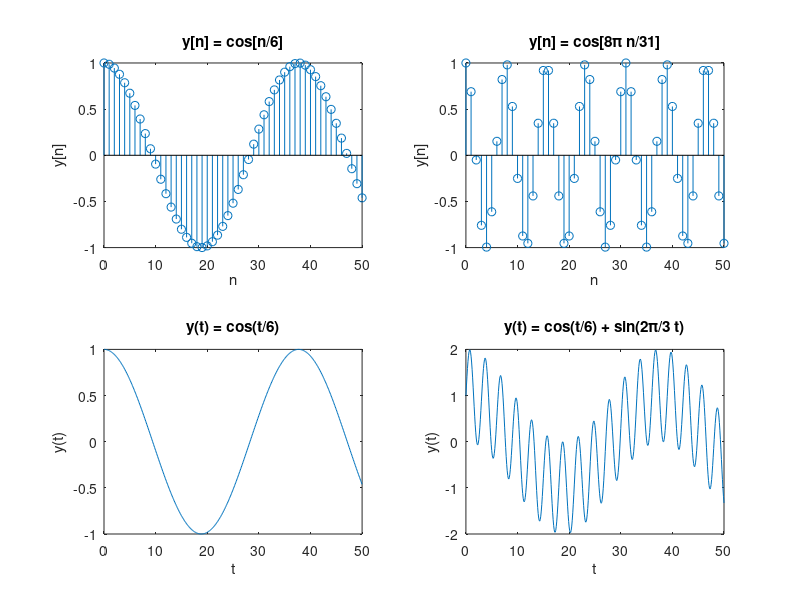

The MATLAB source for this figure: (Note: this script raises an error after producing the figure.)
% Part (a) y[n] = cos[n/6]
n_a = 0:50; % Define the range for n
y_a = cos(n_a/6);

% Plot y[n] for part (a)
figure;
subplot(2,2,1);
stem(n_a, y_a);
title('y[n] = cos[n/6]');
xlabel('n');
ylabel('y[n]');

% Part (b) y[n] = cos[8πn/31]
n_b = 0:50; % Define the range for n
y_b = cos((8*pi*n_b)/31);

% Plot y[n] for part (b)
subplot(2,2,2);
stem(n_b, y_b);
title('y[n] = cos[8\pi n/31]');
xlabel('n');
ylabel('y[n]');

% Part (c) y(t) = cos(t/6)
t_c = 0:0.1:50; % Define the range for t
y_c = cos(t_c/6);

% Plot y(t) for part (c)
subplot(2,2,3);
plot(t_c, y_c);
title('y(t) = cos(t/6)');
xlabel('t');
ylabel('y(t)');

% Part (d) y(t) = cos(t/6) + sin(2π/3 t)
t_d = 0:0.1:50; % Define the range for t
y_d = cos(t_d/6) + sin((2*pi/3)*t_d);

% Plot y(t) for part (d)
subplot(2,2,4);
plot(t_d, y_d);
title('y(t) = cos(t/6) + sin(2\pi/3 t)');
xlabel('t');
ylabel('y(t)');

% Calculate Fundamental Frequencies
% (a) y[n] = cos[n/6]
fundamental_freq_a = 1 / (2*pi*6);

% (b) y[n] = cos[8πn/31]
fundamental_freq_b = 1 / (31 / (8*pi));

% (c) y(t) = cos(t/6)
fundamental_freq_c = 1 / (2*pi*6);

% (d) y(t) = cos(t/6) + sin(2π/3 t)
% The fundamental frequency is the greatest common divisor of the individual frequencies
freq1_d = 1 / (2*pi*6);
freq2_d = 3 / (2*pi);
fundamental_freq_d = gcd(freq1_d, freq2_d);

disp('Fundamental Frequencies:');
fprintf('Part (a): %f\n', fundamental_freq_a);
fprintf('Part (b): %f\n', fundamental_freq_b);
fprintf('Part (c): %f\n', fundamental_freq_c);
fprintf('Part (d): %f\n', fundamental_freq_d);
